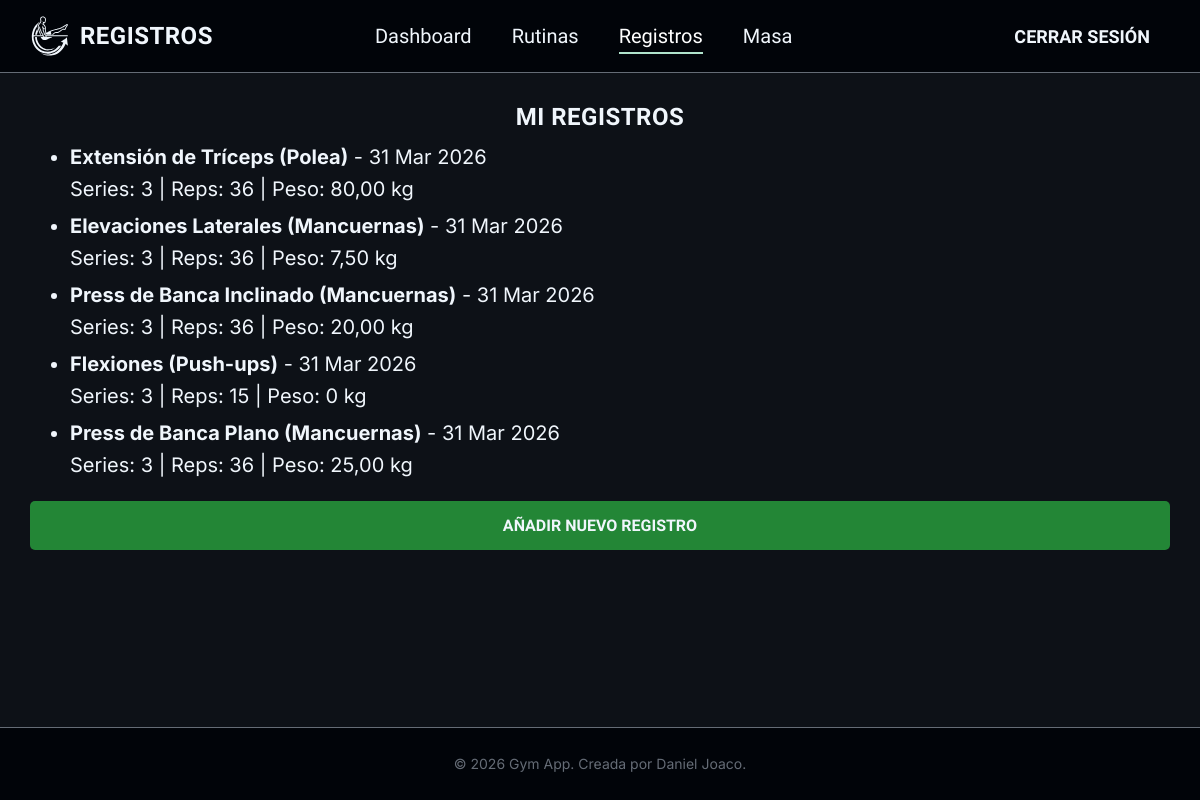
Screenshot of /workouts/records/ (signed in) with the database file from the repository.
### workouts/models.py (models this page shows, shortened)
class Exercise(models.Model):
    EXERCISE_TYPE_STRENGTH = 'STRENGTH'
    EXERCISE_TYPE_CARDIO = 'CARDIO'
    EXERCISE_TYPE_FULL_BODY = 'FULL_BODY'
    EXERCISE_TYPE_CHOICES = [
        (EXERCISE_TYPE_STRENGTH, 'Fuerza'),
        (EXERCISE_TYPE_CARDIO, 'Cardiovascular'),
        (EXERCISE_TYPE_FULL_BODY, 'Cuerpo Completo'),
    ]
    created_by = models.ForeignKey(User, on_delete=models.SET_NULL, null=True, blank=True)
    muscle_group = models.ForeignKey(MuscleGroup, on_delete=models.PROTECT) # PROTECT evita borrar un músculo si tiene ejercicios
    name = models.CharField(max_length=150, unique=True)
    description = models.TextField(blank=True, null=True, help_text="Instrucciones o notas de ejecución.")
    image = models.ImageField(upload_to='exercise_images/', blank=True, null=True)
    exercise_type = models.CharField(max_length=20, choices=EXERCISE_TYPE_CHOICES, default=EXERCISE_TYPE_STRENGTH)
    tracks_weight = models.BooleanField(default=True, help_text="¿Requiere registrar peso?")
    is_active = models.BooleanField(default=True)
    created_at = models.DateTimeField(auto_now_add=True)

class StrengthSetEntry(models.Model):
    entry = models.ForeignKey(SessionExerciseEntry, on_delete=models.CASCADE, related_name='strength_sets')
    set_number = models.PositiveIntegerField()
    reps_done = models.PositiveIntegerField()
    weight_lifted = models.DecimalField(max_digits=6, decimal_places=2, null=True, blank=True)
    class Meta:
        ordering = ['set_number']
        constraints = [
            models.UniqueConstraint(fields=['entry', 'set_number'], name='unique_strength_set_per_entry'),
        ]

### workouts/views.py (the view)
# urls.py: path('records/', views.records_view, name='records'),
@login_required
def records_view(request):
    strength_entries = (
        SessionExerciseEntry.objects
        .filter(
            session__user=request.user,
            entry_type=SessionExerciseEntry.ENTRY_TYPE_STRENGTH,
        )
        .select_related('exercise', 'session')
        .prefetch_related('strength_sets')
        .order_by('-session__started_at', '-id')[:50]
    )
    records = []
    for entry in strength_entries:
        sets = list(entry.strength_sets.all())
        sets_count = len(sets)
        reps_total = sum(set_item.reps_done for set_item in sets)
        weights = [set_item.weight_lifted for set_item in sets if set_item.weight_lifted is not None]
        max_weight = max(weights) if weights else Decimal('0')
        records.append({
            'exercise': entry.exercise,
            'date': timezone.localtime(entry.session.started_at).date(),
            'sets': sets_count,
            'reps': reps_total,
            'weight': max_weight,
        })
    return render(request, 'workouts/records.html', {'recent_exercises': records})

### templates/workouts/records.html (shortened to what this page needs)
{% extends 'base.html' %}
{% load static %}
{% block logo_title %}Registros{% endblock %}
{% block content %}
<section class="dashboard-container">
    <article class="resume-exercises-log">
        <div class="title-header">
            <h3>Mi Registros</h3>
        </div>
        {% if recent_exercises %}
            <ul class="exercise-log-list">
                {% for log in recent_exercises %}
                    <li class="exercise-log-item">
                        <strong>{{ log.exercise.name }}</strong> - {{ log.date|date:"d M Y" }}
                        <br>
                        Series: {{ log.sets }} | Reps: {{ log.reps }} | Peso: {{ log.weight }} kg
                    </li>
                {% endfor %}
            </ul>
        {% else %}
            <p>Aún no has registrado ningún ejercicio. ¡Empieza a registrar tus entrenamientos para verlos aquí!</p>
        {% endif %}
    </article>
    <button class="success-button" onclick="window.location.href='{% url 'workouts:add_record' %}'">
        Añadir Nuevo Registro
    </button>
</section>
{% endblock %}

### static/css/base.css (style rules this page uses)
:root { --bg-dark: #010409; --bg-dark-secondary: #0d1117; --bg-dark-rgb: 1, 4, 9; --bg-light: #c9d1d9; --bg-red-warning: #312525; --bg-red-warning-hover: #b62324; --bg-green: #238636; --bg-blue: #121d2f; --text-primary: #f0f6fc; --text-muted: #656c76; --text-warning: #d84a3f; --text-success: #238636; --text-link: #4493f8; --text-hover: #ffffff; --text-warning-hover: #f8debb; --accent-glow: rgba(255, 255, 255, 0.75); --accent-mint: #B0E4CC; --font-main: 'Inter', system-ui, -apple-system, sans-serif; --font-display: 'Kanit', sans-serif; --border-thin: 0.1rem solid var(--text-muted); --shadow-standard: 0 0.4rem 1.2rem rgba(176, 228, 204, 0.2); }
*, *::before, *::after { box-sizing: border-box; }
html { font-size: 62.5%; }
body { background-color: var(--bg-dark); color: var(--text-primary); font-family: var(--font-main); margin: 0; min-height: 100vh; display: flex; flex-direction: column; -webkit-font-smoothing: antialiased; }
h1, h2, h3 { font-family: var(--font-display); font-weight: 900; text-transform: uppercase; letter-spacing: 0.05rem; color: var(--text-primary); margin: 0; text-align: center; }
h3 { font-size: 2.4rem; }
p, li, strong, span { font-size: 2rem; line-height: 1.6; margin: 0.5rem 0; }
button { font-family: var(--font-display); font-weight: 700; text-transform: uppercase; border: none; cursor: pointer; background: none; transition: 0.3s ease; }
.btn-base, .interactive-button, .warning-button, .success-button { width: 100%; margin-top: 1rem; padding: 1.5rem; font-size: 1.6rem; border-radius: 0.5rem; }
.success-button { background-color: var(--bg-green); color: var(--text-primary); }
.title-header { display: flex; justify-content: center; }

### rows the page displays
Exercise: exercise.name "Extensión de Tríceps (Polea)", date "31 Mar 2026", sets "3", reps "36", weight "80,00"
Exercise: exercise.name "Elevaciones Laterales (Mancuernas)", date "31 Mar 2026", sets "3", reps "36", weight "7,50"
Exercise: exercise.name "Press de Banca Inclinado (Mancuernas)", date "31 Mar 2026", sets "3", reps "36", weight "20,00"
Exercise: exercise.name "Flexiones (Push-ups)", date "31 Mar 2026", sets "3", reps "15", weight "0"
Exercise: exercise.name "Press de Banca Plano (Mancuernas)", date "31 Mar 2026", sets "3", reps "36", weight "25,00"
